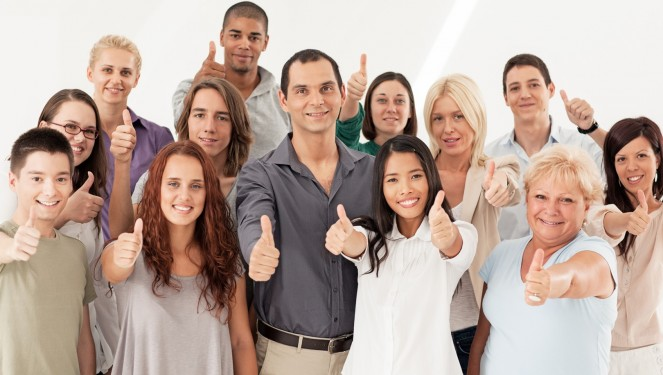
#> input picture Face Detection/face_photo.jpg, 663 x 375 px, found by its file name
$ python faceDetection.py
#> lines starting #> are read from the running program, lines starting #| are printed output that depends on the picture; after the words box and inside, x2 and y2 are one past the last pixel; in counts of white or black regions, pixels touching at a corner belong together
#!/usr/bin/env python3
# -*- coding: utf-8 -*-
"""
Created on Sat Jun  6 16:17:57 2020

@author: yash
"""

import cv2

# Creating a cascaded classifier object
face_cascade = cv2.CascadeClassifier("/home/yash/Basic/Computer Science/Data Science/Projects/Face Detection/haarcascade_frontalface_alt.xml")

# Reading the image
img = cv2.imread("/home/yash/Basic/Computer Science/Data Science/Projects/Face Detection/face_photo.jpg", 1)
#> img is the input picture: shape (375, 663, 3); mean B, G, R 157.5, 167.8, 188.1

# Reading the image as gray scale image
gray_img = cv2.cvtColor(img, cv2.COLOR_BGR2GRAY)
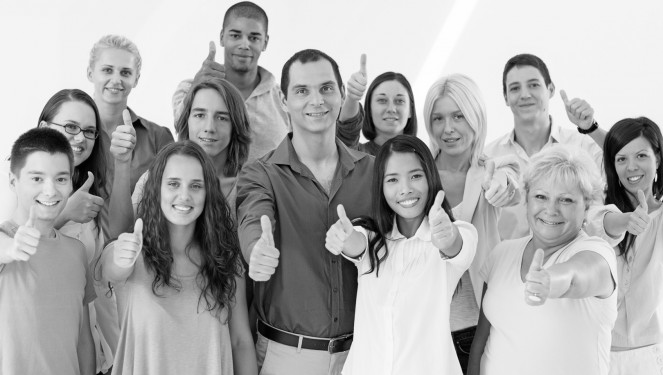
#> gray_img: shape (375, 663); min 0, max 255, mean 172.7

# Searching the coordinates of image
faces = face_cascade.detectMultiScale(gray_img, scaleFactor = 1.05, minNeighbors = 5)
#> faces = 13 rows, first 6: [498, 66, 53, 53], [366, 81, 50, 50], [183, 95, 56, 56], [608, 139, 49, 49], [90, 51, 52, 52], [218, 15, 54, 54]

print(type(faces))
#| <class 'numpy.ndarray'>
print(faces)
#| [[498  66  53  53]
#|  [366  81  50  50]
#|  [183  95  56  56]
#|  [608 139  49  49]
#|  [ 90  51  52  52]
#|  [218  15  54  54]
#|  [423  99  53  53]
#|  [ 58 114  46  46]
#|  [377 156  57  57]
#|  [155 162  60  60]
#|  [523 177  60  60]
#|  [ 16 153  66  66]
#> (further printed lines are left out)

for x, y, w, h in faces:
    img = cv2.rectangle(img, (x, y), (x + w, y + h), (0, 255, 0), 3)
#> this loop made 13 passes
#> (x, y, w, h) on passes 1 to 12: (498, 66, 53, 53), (366, 81, 50, 50), (183, 95, 56, 56), (608, 139, 49, 49), (90, 51, 52, 52), (218, 15, 54, 54), (423, 99, 53, 53), (58, 114, 46, 46), (377, 156, 57, 57), (155, 162, 60, 60), (523, 177, 60, 60), (16, 153, 66, 66)
#> pass 1, `img = cv2.rectangle(img, (x, y), (x + w, y + h), (0, 255, 0), 3)`:
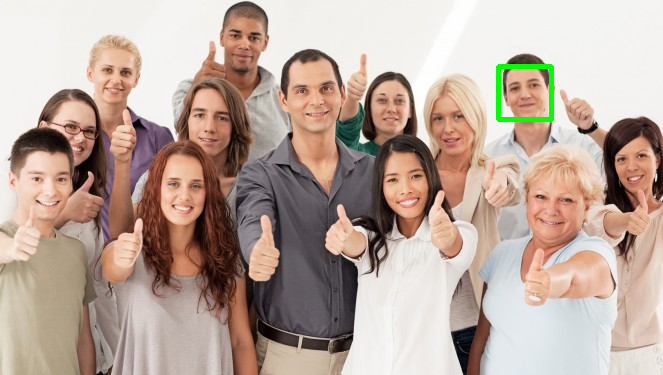
#> img: shape (375, 663, 3); 0.42% of pixels changed, all inside (x1, y1, x2, y2) = (496, 64, 554, 122)
#> pass 2, `img = cv2.rectangle(img, (x, y), (x + w, y + h), (0, 255, 0), 3)`:
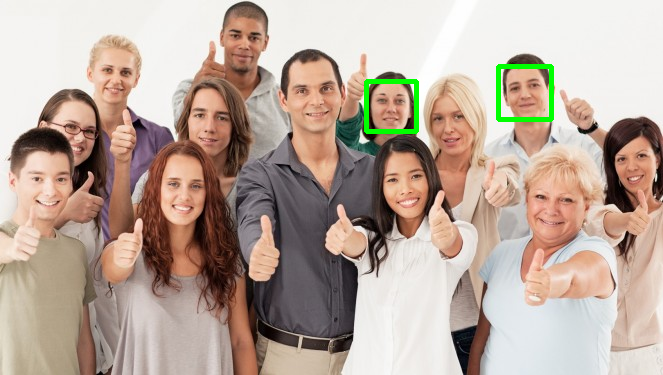
#> img: shape (375, 663, 3); 0.4% of pixels changed, all inside (x1, y1, x2, y2) = (364, 79, 419, 134)
#> pass 3, `img = cv2.rectangle(img, (x, y), (x + w, y + h), (0, 255, 0), 3)`:
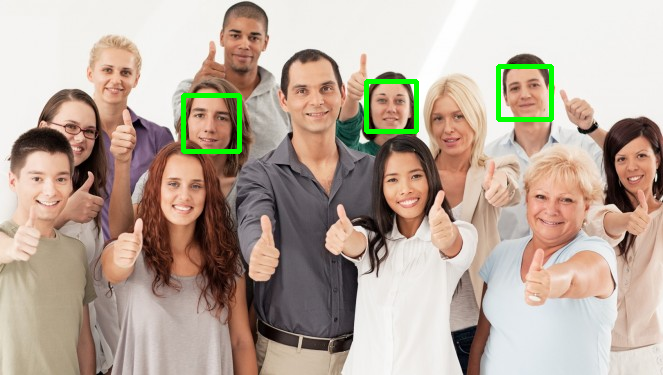
#> img: shape (375, 663, 3); 0.45% of pixels changed, all inside (x1, y1, x2, y2) = (181, 93, 242, 154)
#> after the loop:
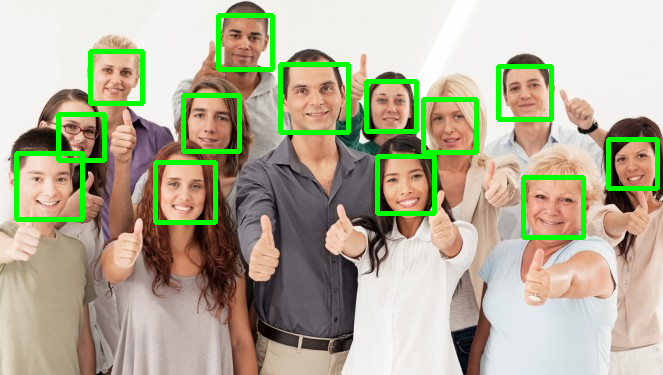
#> img: shape (375, 663, 3); 4.47% of pixels changed, all inside (x1, y1, x2, y2) = (14, 13, 660, 240)

resized = cv2.resize(img, (int(img.shape[1]), int(img.shape[0])))

cv2.imshow("Gray", resized)
cv2.waitKey(0)
cv2.destroyAllWindows()
